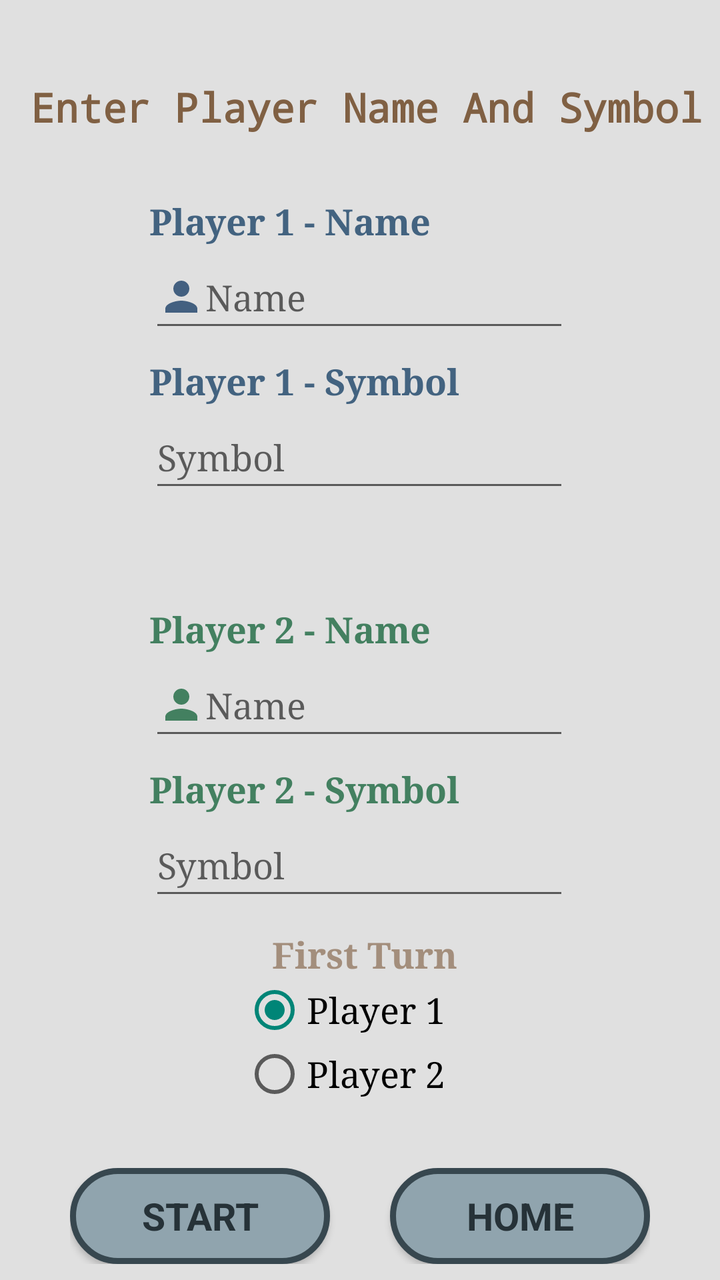
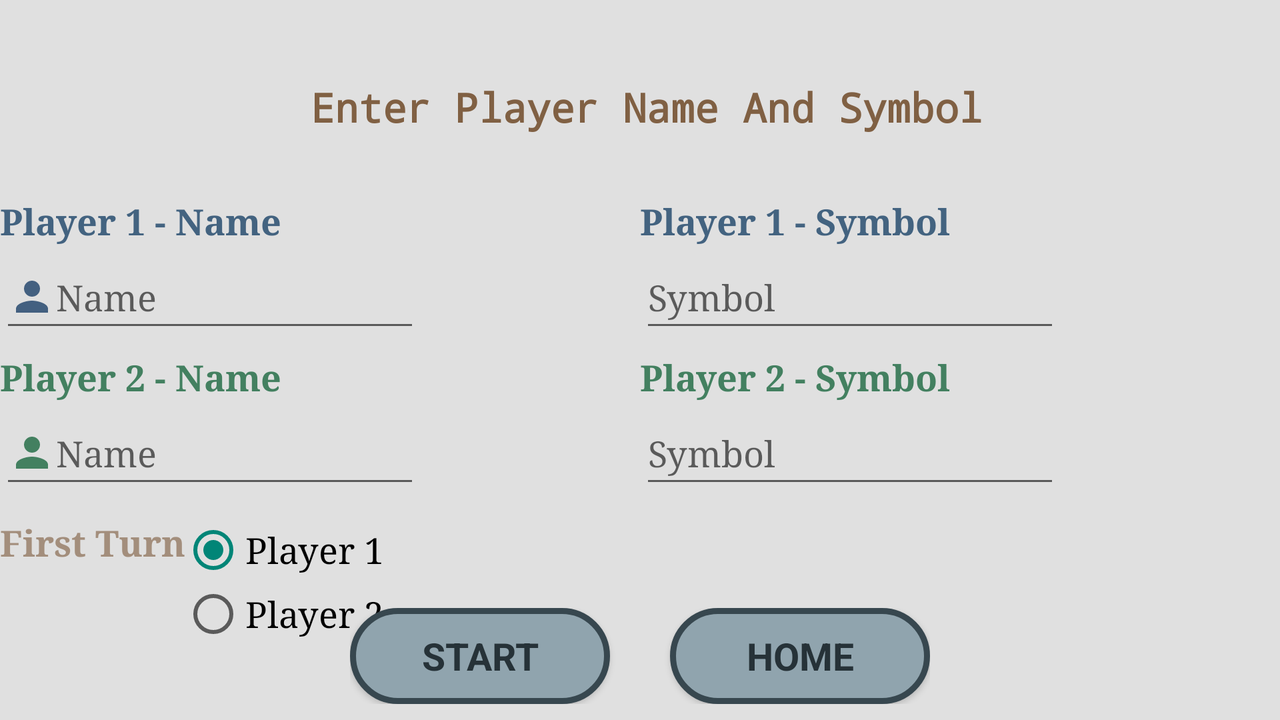

One screen, two layout resources from the same app: the default and the repository's alternative for another configuration. Each is rendered where Android would select it; the XML of both is given below.
<!-- AndroidManifest.xml: application theme Theme.FinalProgrammingProject -->
<!-- res/layout/players_names.xml -->
<?xml version="1.0" encoding="utf-8"?>
<androidx.constraintlayout.widget.ConstraintLayout xmlns:android="http://schemas.android.com/apk/res/android"
    xmlns:app="http://schemas.android.com/apk/res-auto"
    xmlns:tools="http://schemas.android.com/tools"
    android:layout_width="match_parent"
    android:layout_height="match_parent"
    android:background="#E0E0E0"
    tools:context=".PlayersNames">

    <TextView
        android:id="@+id/textView4"
        android:layout_width="wrap_content"
        android:layout_height="wrap_content"
        android:layout_marginTop="40dp"
        android:fontFamily="monospace"
        android:text="@string/playersNamesAndSymbol"
        android:textColor="#806043"
        android:textSize="20sp"
        android:textStyle="bold"
        app:layout_constraintEnd_toEndOf="parent"
        app:layout_constraintStart_toStartOf="parent"
        app:layout_constraintTop_toTopOf="parent" />

    <TextView
        android:id="@+id/textView2"
        android:layout_width="wrap_content"
        android:layout_height="wrap_content"
        android:fontFamily="serif"
        android:text="@string/playerOneName"
        android:textColor="#436380"
        android:textSize="18sp"
        android:textStyle="bold"
        app:layout_constraintBottom_toTopOf="@+id/etPlayerOneName"
        app:layout_constraintStart_toStartOf="@+id/etPlayerOneName" />

    <EditText
        android:id="@+id/etPlayerOneName"
        android:layout_width="wrap_content"
        android:layout_height="wrap_content"
        android:layout_marginTop="56dp"
        android:ems="10"
        android:fontFamily="serif"
        android:hint="@string/nameHint"
        android:inputType="textPersonName"
        android:minHeight="48dp"
        android:textColor="@color/black"
        android:drawableLeft="@drawable/ic_baseline_person_24_1"
        app:layout_constraintEnd_toEndOf="parent"
        app:layout_constraintHorizontal_bias="0.497"
        app:layout_constraintStart_toStartOf="parent"
        app:layout_constraintTop_toBottomOf="@+id/textView4" />

    <TextView
        android:id="@+id/textView3"
        android:layout_width="wrap_content"
        android:layout_height="wrap_content"
        android:fontFamily="serif"
        android:text="@string/playerOneSymbol"
        android:textColor="#436380"
        android:textSize="18sp"
        android:textStyle="bold"
        app:layout_constraintBottom_toTopOf="@+id/etPlayerOneSymbol"
        app:layout_constraintStart_toStartOf="@+id/etPlayerOneSymbol" />

    <EditText
        android:id="@+id/etPlayerOneSymbol"
        android:layout_width="wrap_content"
        android:layout_height="wrap_content"
        android:layout_marginTop="32dp"
        android:ems="10"
        android:fontFamily="serif"
        android:hint="@string/symbolHint"
        android:inputType="textPersonName"
        android:minHeight="48dp"
        android:textColor="@color/black"
        app:layout_constraintEnd_toEndOf="parent"
        app:layout_constraintHorizontal_bias="0.497"
        app:layout_constraintStart_toStartOf="parent"
        app:layout_constraintTop_toBottomOf="@+id/etPlayerOneName" />

    <TextView
        android:id="@+id/textView5"
        android:layout_width="wrap_content"
        android:layout_height="wrap_content"
        android:fontFamily="serif"
        android:text="@string/playerTwoName"
        android:textColor="#438060"
        android:textSize="18sp"
        android:textStyle="bold"
        app:layout_constraintBottom_toTopOf="@+id/etSimulatorName"
        app:layout_constraintStart_toStartOf="@+id/etSimulatorName" />

    <EditText
        android:id="@+id/etSimulatorName"
        android:layout_width="wrap_content"
        android:layout_height="wrap_content"
        android:layout_marginTop="76dp"
        android:ems="10"
        android:fontFamily="serif"
        android:hint="@string/nameHint"
        android:inputType="textPersonName"
        android:minHeight="48dp"
        android:textColor="@color/black"
        android:drawableLeft="@drawable/ic_baseline_person_24_2"
        app:layout_constraintEnd_toEndOf="parent"
        app:layout_constraintHorizontal_bias="0.497"
        app:layout_constraintStart_toStartOf="parent"
        app:layout_constraintTop_toBottomOf="@+id/etPlayerOneSymbol" />

    <TextView
        android:id="@+id/textView6"
        android:layout_width="wrap_content"
        android:layout_height="wrap_content"
        android:fontFamily="serif"
        android:text="@string/playerTwoSymbol"
        android:textColor="#438060"
        android:textSize="18sp"
        android:textStyle="bold"
        app:layout_constraintBottom_toTopOf="@+id/etSimulatorSymbol"
        app:layout_constraintStart_toStartOf="@+id/etSimulatorSymbol" />

    <EditText
        android:id="@+id/etSimulatorSymbol"
        android:layout_width="wrap_content"
        android:layout_height="wrap_content"
        android:layout_marginTop="32dp"
        android:ems="10"
        android:fontFamily="serif"
        android:hint="@string/symbolHint"
        android:inputType="textPersonName"
        android:minHeight="48dp"
        android:textColor="@color/black"
        app:layout_constraintEnd_toEndOf="parent"
        app:layout_constraintHorizontal_bias="0.497"
        app:layout_constraintStart_toStartOf="parent"
        app:layout_constraintTop_toBottomOf="@+id/etSimulatorName" />

    <TextView
        android:id="@+id/textView7"
        android:layout_width="wrap_content"
        android:layout_height="wrap_content"
        android:layout_marginTop="10dp"
        android:fontFamily="serif"
        android:text="@string/firstTurn"
        android:textColor="#A3806043"
        android:textSize="18sp"
        android:textStyle="bold"
        app:layout_constraintEnd_toEndOf="parent"
        app:layout_constraintHorizontal_bias="0.509"
        app:layout_constraintStart_toStartOf="parent"
        app:layout_constraintTop_toBottomOf="@+id/etSimulatorSymbol" />

    <RadioGroup
        android:id="@+id/rgFirstTurn"
        android:layout_width="wrap_content"
        android:layout_height="wrap_content"
        android:layout_marginEnd="16dp"
        android:layout_marginRight="16dp"
        android:layout_marginBottom="32dp"
        app:layout_constraintBottom_toTopOf="@+id/constraintLayout"
        app:layout_constraintEnd_toEndOf="parent"
        app:layout_constraintStart_toStartOf="parent"
        app:layout_constraintTop_toBottomOf="@+id/textView7">

        <RadioButton
            android:id="@+id/rbPlayerOne"
            android:layout_width="match_parent"
            android:layout_height="wrap_content"
            android:checked="true"
            android:fontFamily="serif"
            android:onClick="radioButtonFirstTurn"
            android:text="@string/playerOneFirstTurn"
            android:textColor="@color/black"
            android:textSize="18sp" />

        <RadioButton
            android:id="@+id/rbSimulator"
            android:layout_width="match_parent"
            android:layout_height="wrap_content"
            android:fontFamily="serif"
            android:onClick="radioButtonFirstTurn"
            android:text="@string/playerTwoFirstTurn"
            android:textColor="@color/black"
            android:textSize="18sp" />

    </RadioGroup>

    <androidx.constraintlayout.widget.ConstraintLayout
        android:id="@+id/constraintLayout"
        android:layout_width="wrap_content"
        android:layout_height="wrap_content"
        android:layout_marginBottom="8dp"
        app:layout_constraintBottom_toBottomOf="parent"
        app:layout_constraintEnd_toEndOf="parent"
        app:layout_constraintStart_toStartOf="parent">

        <Button
            android:id="@+id/btnStart"
            android:layout_width="130dp"
            android:layout_height="wrap_content"
            android:background="@drawable/one_player_button"
            android:fontFamily="sans-serif"
            android:onClick="startButton"
            android:text="@string/startButton"
            android:textColor="#263238"
            android:textSize="19sp"
            android:textStyle="bold"
            app:layout_constraintBottom_toBottomOf="parent"
            app:layout_constraintStart_toStartOf="parent"
            app:layout_constraintTop_toTopOf="parent" />

        <Button
            android:id="@+id/btnHome1"
            android:layout_width="130dp"
            android:layout_height="wrap_content"
            android:layout_marginStart="30dp"
            android:layout_marginLeft="30dp"
            android:background="@drawable/one_player_button"
            android:fontFamily="sans-serif"
            android:onClick="homeButton"
            android:text="@string/homeButton"
            android:textColor="#263238"
            android:textSize="19sp"
            android:textStyle="bold"
            app:layout_constraintBottom_toBottomOf="parent"
            app:layout_constraintEnd_toEndOf="parent"
            app:layout_constraintStart_toEndOf="@+id/btnStart"
            app:layout_constraintTop_toTopOf="parent" />
    </androidx.constraintlayout.widget.ConstraintLayout>
</androidx.constraintlayout.widget.ConstraintLayout>
<!-- resources referenced by this layout -->
<resources>
  <!-- drawable ic_baseline_person_24_1 (drawable) -->
  <vector android:height="24dp" android:tint="#436080"
      android:viewportHeight="24" android:viewportWidth="24"
      android:width="24dp" xmlns:android="http://schemas.android.com/apk/res/android">
      <path android:fillColor="@android:color/white" android:pathData="M12,12c2.21,0 4,-1.79 4,-4s-1.79,-4 -4,-4 -4,1.79 -4,4 1.79,4 4,4zM12,14c-2.67,0 -8,1.34 -8,4v2h16v-2c0,-2.66 -5.33,-4 -8,-4z"/>
  </vector>
  <!-- drawable ic_baseline_person_24_2 (drawable) -->
  <vector android:height="24dp" android:tint="#438060"
      android:viewportHeight="24" android:viewportWidth="24"
      android:width="24dp" xmlns:android="http://schemas.android.com/apk/res/android">
      <path android:fillColor="@android:color/white" android:pathData="M12,12c2.21,0 4,-1.79 4,-4s-1.79,-4 -4,-4 -4,1.79 -4,4 1.79,4 4,4zM12,14c-2.67,0 -8,1.34 -8,4v2h16v-2c0,-2.66 -5.33,-4 -8,-4z"/>
  </vector>
  <!-- drawable one_player_button (drawable) -->
  <?xml version="1.0" encoding="utf-8"?>
  <selector xmlns:android="http://schemas.android.com/apk/res/android">
      <item>
          <shape android:shape="rectangle">
              <solid android:color="#90A4AE"/>
              <corners android:radius="70dp"/>
              <stroke android:color="#37474F" android:width="3dp"/>
          </shape>
      </item>
  </selector>
  <string name="firstTurn">First Turn</string>
  <string name="homeButton">HOME</string>
  <string name="nameHint">Name</string>
  <string name="playerOneFirstTurn">Player 1</string>
  <string name="playerOneName">Player 1 - Name</string>
  <string name="playerOneSymbol">Player 1 - Symbol</string>
  <string name="playerTwoFirstTurn">Player 2</string>
  <string name="playerTwoName">Player 2 - Name</string>
  <string name="playerTwoSymbol">Player 2 - Symbol</string>
  <string name="playersNamesAndSymbol">\tEnter Player Name And Symbol</string>
  <string name="startButton">START</string>
  <string name="symbolHint">Symbol</string>
  <style name="Theme.FinalProgrammingProject" parent="Theme.Design.Light.NoActionBar">
          
          <item name="colorPrimary">@color/purple_500</item>
          <item name="colorPrimaryVariant">@color/purple_700</item>
          <item name="colorOnPrimary">@color/white</item>
          
          <item name="colorSecondary">@color/teal_200</item>
          <item name="colorSecondaryVariant">@color/teal_700</item>
          <item name="colorOnSecondary">@color/black</item>
          
          <item name="android:statusBarColor" tools:targetApi="l">?attr/colorPrimaryVariant</item>
          
      </style>
</resources>
<!-- res/layout-land/players_names.xml (the repository's variant of the layout above) -->
<!-- drawn on the phone turned sideways -->
<?xml version="1.0" encoding="utf-8"?>
<androidx.constraintlayout.widget.ConstraintLayout xmlns:android="http://schemas.android.com/apk/res/android"
    xmlns:app="http://schemas.android.com/apk/res-auto"
    xmlns:tools="http://schemas.android.com/tools"
    android:layout_width="match_parent"
    android:layout_height="match_parent"
    android:background="#E0E0E0"
    tools:context=".PlayersNames">

    <TextView
        android:id="@+id/textView4"
        android:layout_width="wrap_content"
        android:layout_height="wrap_content"
        android:layout_marginTop="40dp"
        android:fontFamily="monospace"
        android:text="@string/playersNamesAndSymbol"
        android:textColor="#806043"
        android:textSize="20sp"
        android:textStyle="bold"
        app:layout_constraintEnd_toEndOf="parent"
        app:layout_constraintStart_toStartOf="parent"
        app:layout_constraintTop_toTopOf="parent" />

    <TextView
        android:id="@+id/textView2"
        android:layout_width="wrap_content"
        android:layout_height="wrap_content"
        android:fontFamily="serif"
        android:text="@string/playerOneName"
        android:textColor="#436380"
        android:textSize="18sp"
        android:textStyle="bold"
        app:layout_constraintBottom_toTopOf="@+id/etPlayerOneName"
        app:layout_constraintStart_toStartOf="@+id/etPlayerOneName" />

    <EditText
        android:id="@+id/etPlayerOneName"
        android:layout_width="wrap_content"
        android:layout_height="wrap_content"
        android:layout_marginTop="56dp"
        android:drawableLeft="@drawable/ic_baseline_person_24_1"
        android:ems="10"
        android:fontFamily="serif"
        android:hint="@string/nameHint"
        android:inputType="textPersonName"
        android:minHeight="48dp"
        android:textColor="@color/black"
        app:layout_constraintStart_toStartOf="parent"
        app:layout_constraintTop_toBottomOf="@+id/textView4" />

    <TextView
        android:id="@+id/textView3"
        android:layout_width="wrap_content"
        android:layout_height="wrap_content"
        android:fontFamily="serif"
        android:text="@string/playerOneSymbol"
        android:textColor="#436380"
        android:textSize="18sp"
        android:textStyle="bold"
        app:layout_constraintBottom_toTopOf="@+id/etPlayerOneSymbol"
        app:layout_constraintStart_toStartOf="@+id/etPlayerOneSymbol" />

    <EditText
        android:id="@+id/etPlayerOneSymbol"
        android:layout_width="wrap_content"
        android:layout_height="wrap_content"
        android:layout_marginTop="56dp"
        android:ems="10"
        android:fontFamily="serif"
        android:hint="@string/symbolHint"
        android:inputType="textPersonName"
        android:minHeight="48dp"
        android:textColor="@color/black"
        app:layout_constraintEnd_toEndOf="parent"
        app:layout_constraintStart_toEndOf="@+id/etPlayerOneName"
        app:layout_constraintTop_toBottomOf="@+id/textView4" />

    <TextView
        android:id="@+id/textView5"
        android:layout_width="wrap_content"
        android:layout_height="wrap_content"
        android:fontFamily="serif"
        android:text="@string/playerTwoName"
        android:textColor="#438060"
        android:textSize="18sp"
        android:textStyle="bold"
        app:layout_constraintBottom_toTopOf="@+id/etSimulatorName"
        app:layout_constraintStart_toStartOf="@+id/etSimulatorName" />

    <EditText
        android:id="@+id/etSimulatorName"
        android:layout_width="wrap_content"
        android:layout_height="wrap_content"
        android:layout_marginTop="30dp"
        android:drawableLeft="@drawable/ic_baseline_person_24_2"
        android:ems="10"
        android:fontFamily="serif"
        android:hint="@string/nameHint"
        android:inputType="textPersonName"
        android:minHeight="48dp"
        android:textColor="@color/black"
        app:layout_constraintStart_toStartOf="parent"
        app:layout_constraintTop_toBottomOf="@+id/etPlayerOneName" />

    <TextView
        android:id="@+id/textView6"
        android:layout_width="wrap_content"
        android:layout_height="wrap_content"
        android:fontFamily="serif"
        android:text="@string/playerTwoSymbol"
        android:textColor="#438060"
        android:textSize="18sp"
        android:textStyle="bold"
        app:layout_constraintBottom_toTopOf="@+id/etSimulatorSymbol"
        app:layout_constraintStart_toStartOf="@+id/etSimulatorSymbol" />

    <EditText
        android:id="@+id/etSimulatorSymbol"
        android:layout_width="wrap_content"
        android:layout_height="wrap_content"
        android:layout_marginTop="30dp"
        android:ems="10"
        android:fontFamily="serif"
        android:hint="@string/symbolHint"
        android:inputType="textPersonName"
        android:minHeight="48dp"
        android:textColor="@color/black"
        app:layout_constraintEnd_toEndOf="parent"
        app:layout_constraintStart_toEndOf="@+id/etSimulatorName"
        app:layout_constraintTop_toBottomOf="@+id/etPlayerOneSymbol" />

    <TextView
        android:id="@+id/textView7"
        android:layout_width="wrap_content"
        android:layout_height="wrap_content"
        android:layout_marginTop="10dp"
        android:fontFamily="serif"
        android:text="@string/firstTurn"
        android:textColor="#A3806043"
        android:textSize="18sp"
        android:textStyle="bold"
        app:layout_constraintStart_toStartOf="parent"
        app:layout_constraintTop_toBottomOf="@+id/etSimulatorName" />

    <RadioGroup
        android:id="@+id/rgFirstTurn"
        android:layout_width="wrap_content"
        android:layout_height="wrap_content"
        android:layout_marginTop="10dp"
        android:layout_marginEnd="450dp"
        android:layout_marginRight="450dp"
        app:layout_constraintEnd_toEndOf="parent"
        app:layout_constraintStart_toEndOf="@+id/textView7"
        app:layout_constraintTop_toBottomOf="@+id/etSimulatorSymbol">

        <RadioButton
            android:id="@+id/rbPlayerOne"
            android:layout_width="match_parent"
            android:layout_height="wrap_content"
            android:checked="true"
            android:fontFamily="serif"
            android:onClick="radioButtonFirstTurn"
            android:text="@string/playerOneFirstTurn"
            android:textColor="@color/black"
            android:textSize="18sp" />

        <RadioButton
            android:id="@+id/rbSimulator"
            android:layout_width="match_parent"
            android:layout_height="wrap_content"
            android:fontFamily="serif"
            android:onClick="radioButtonFirstTurn"
            android:text="@string/playerTwoFirstTurn"
            android:textColor="@color/black"
            android:textSize="18sp" />

    </RadioGroup>

    <androidx.constraintlayout.widget.ConstraintLayout
        android:id="@+id/constraintLayout"
        android:layout_width="wrap_content"
        android:layout_height="wrap_content"
        android:layout_marginBottom="8dp"
        app:layout_constraintBottom_toBottomOf="parent"
        app:layout_constraintEnd_toEndOf="parent"
        app:layout_constraintStart_toStartOf="parent">

        <Button
            android:id="@+id/btnStart"
            android:layout_width="130dp"
            android:layout_height="wrap_content"
            android:background="@drawable/one_player_button"
            android:fontFamily="sans-serif"
            android:onClick="startButton"
            android:text="@string/startButton"
            android:textColor="#263238"
            android:textSize="19sp"
            android:textStyle="bold"
            app:layout_constraintBottom_toBottomOf="parent"
            app:layout_constraintStart_toStartOf="parent"
            app:layout_constraintTop_toTopOf="parent" />

        <Button
            android:id="@+id/btnHome1"
            android:layout_width="130dp"
            android:layout_height="wrap_content"
            android:layout_marginStart="30dp"
            android:layout_marginLeft="30dp"
            android:background="@drawable/one_player_button"
            android:fontFamily="sans-serif"
            android:onClick="homeButton"
            android:text="@string/homeButton"
            android:textColor="#263238"
            android:textSize="19sp"
            android:textStyle="bold"
            app:layout_constraintBottom_toBottomOf="parent"
            app:layout_constraintEnd_toEndOf="parent"
            app:layout_constraintStart_toEndOf="@+id/btnStart"
            app:layout_constraintTop_toTopOf="parent" />
    </androidx.constraintlayout.widget.ConstraintLayout>
</androidx.constraintlayout.widget.ConstraintLayout>
